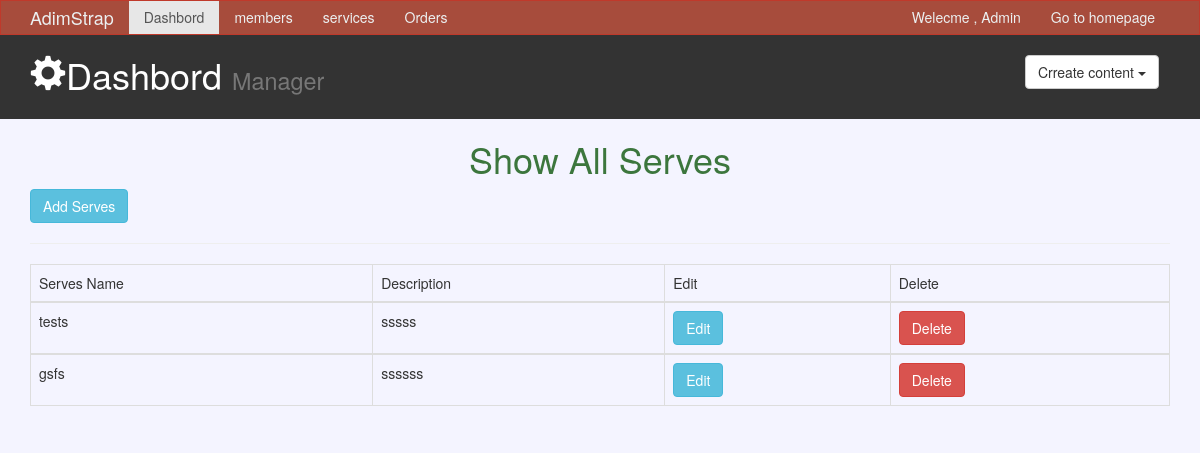
Screenshot of /admin/services.php with the database file from the repository.
### tables this page shows
CREATE TABLE `serv` (
  `id` int(11) NOT NULL,
  `name_serves` varchar(250) NOT NULL,
  `descs` text NOT NULL,
  `create_at` timestamp NOT NULL DEFAULT CURRENT_TIMESTAMP ON UPDATE CURRENT_TIMESTAMP,
  `img` varchar(250) NOT NULL
);

### admin/classes/config.php (called while the page is built)
<?php
class Config{
    public static function get($path=null){
        if($path){
            $config=$GLOBALS['config'];
            $path=explode('/',$path);
           foreach($path as $bit){
               if(isset($config[$bit])){
                   $config=$config[$bit];
               }
           }
           return $config;
        }
        return false;
    }
}

### admin/classes/DB.php (called while the page is built, shortened)
<?php
class DB{
    private static $_instance;
    private $_pdo,
            $_query,
            $_error=false,
            $_count=0,
            $_result;
private function __construct(){
    try{
        $this->_pdo=new PDO('mysql:host='.Config::get('mysql/host').';dbname='.Config::get('mysql/db'),Config::get('mysql/username'),Config::get('mysql/password'));
    }
        catch(PDOException $e){
            die($e->getMessage());
        }
}
 public static function getInstace(){
     if(!isset(self::$_instance)){
       self::$_instance=new DB();
     }
     return self::$_instance;
 }
 public function query($sql,$param=array()){
     if($this->_query=$this->_pdo->prepare($sql)){
         if($this->_query->execute()){
             $this->_result=$this->_query->fetchAll(PDO::FETCH_OBJ);
         }
         else{
             $this->_error=true;
         }
     }
     return $this;
 }
public function result(){
    return $this->_result;
}
 public function All($table){
     return $this->query("SELECT * from {$table}");
 }
}

### admin/services.php (the view, shortened to what this page needs)
<?php
$do='';
if(isset($_GET['do'])){
    $do= $_GET['do'];
}
else{
    $do='manage';
}
if($do=='manage'){
    $allData=DB::getInstace()->all('serv');
    ?>
    <h1 class="text-success text-center">Show All Serves</h1>
    <div class="container">
      <a href="services.php?do=create" class="btn btn-info">Add Serves</a>
      <hr>
    <div class="table-responsive">
     <table class="table table-bordered table-hover">
      <tr>
      <td>Serves Name</td>
           <td>Description</td>
           <td>Edit</td>
           <td>Delete</td>
      </tr>
      <?php foreach($allData->result() as $d): ?>
       <tbody id='myTable'>
       <tr>
       <td><?php echo $d->name_serves ?></td>
             <td><?php echo $d->descs ?></td>
             <td>
               <a href="?do=edit&id=<?php echo $d->id ?>" class="btn btn-info">Edit</a>
             </td>
             <td>
             <a href="?do=delete&id=<?php echo $d->id ?>" class="btn btn-danger confirm">Delete</a>
             </td>
       </tr>
       </tbody>
    <?php endforeach;?>
     </table>
    </div>
    </div>
    <?php
}
else{
    echo 'this page not fount';
}

### admin/layout/css/style.css (style rules this page uses)
body { background: #f4f4ff; }

### rows the page displays
serv: name_serves "tests", descs "sssss"
serv: name_serves "gsfs", descs "ssssss"
